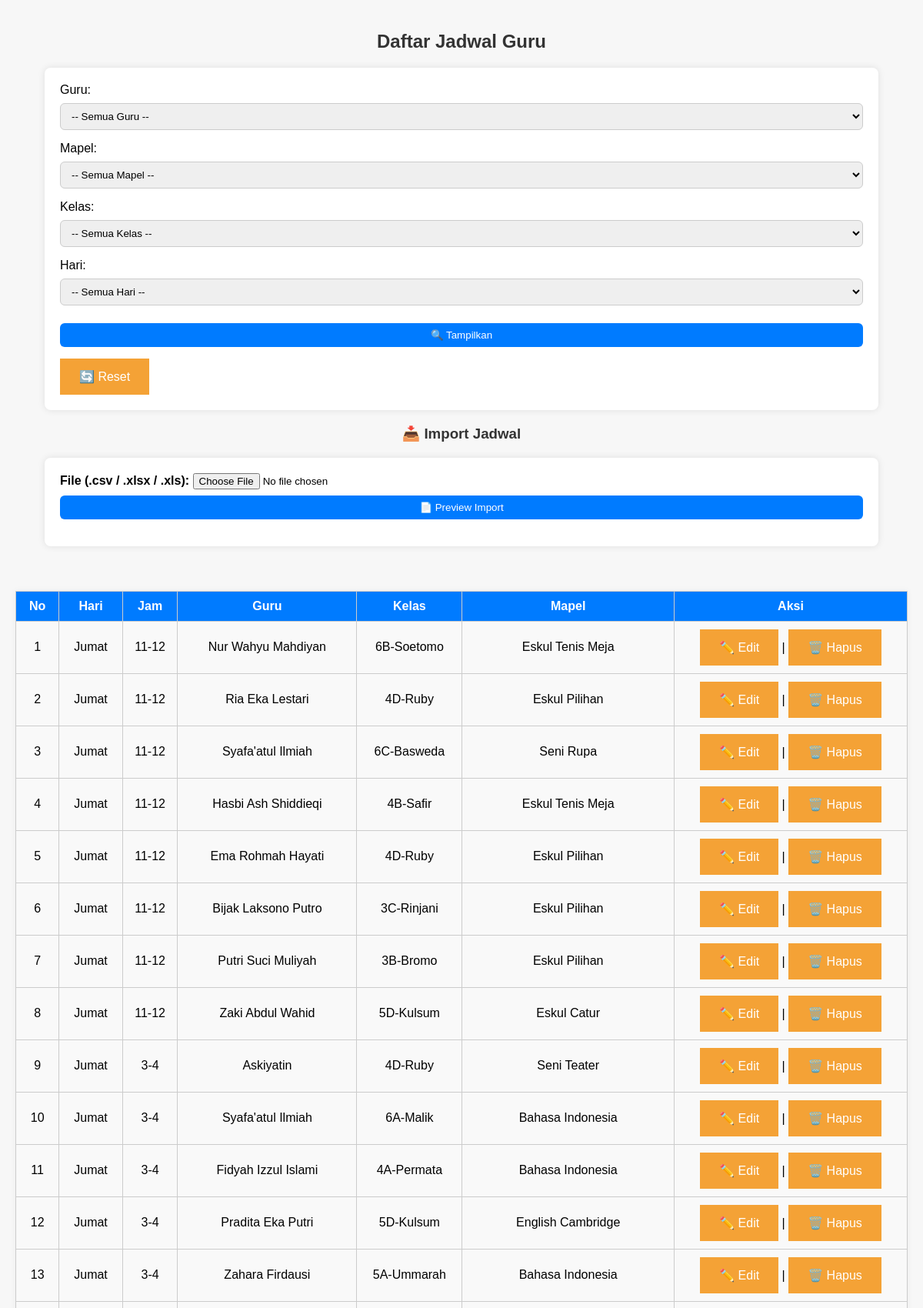
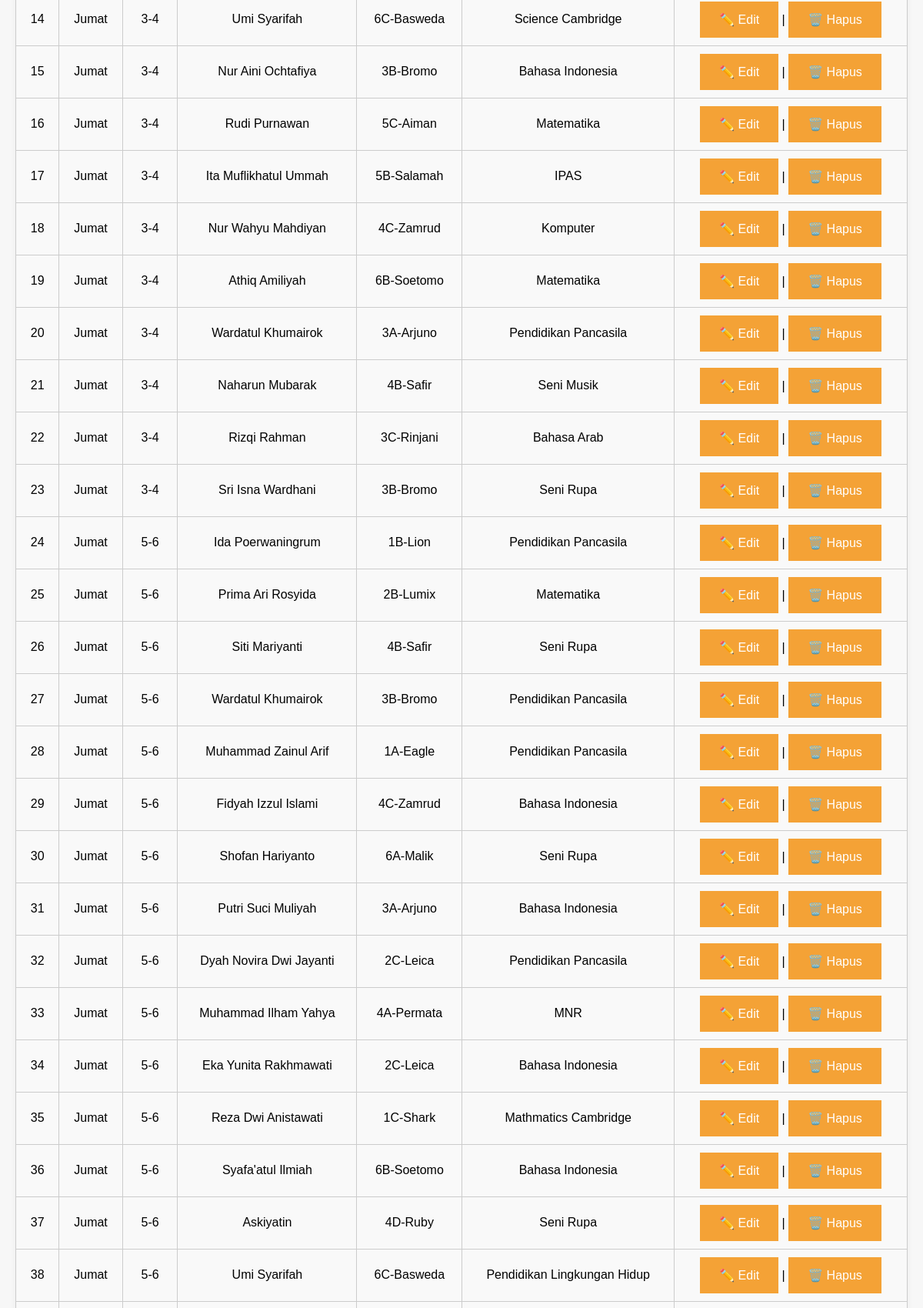
/list_jadwal2.php (upper part), run on the app's committed database (2 pictures, top to bottom).
### tables this page shows
CREATE TABLE `jadwal` (
  `id` int(11) NOT NULL,
  `guru_id` int(11) DEFAULT NULL,
  `kelas_id` int(11) DEFAULT NULL,
  `mapel_id` int(11) DEFAULT NULL,
  `hari` varchar(10) DEFAULT NULL,
  `jam_ke` varchar(10) DEFAULT NULL
);

CREATE TABLE `guru` (
  `id` int(11) NOT NULL,
  `nbm` int(11) NOT NULL,
  `nama` varchar(100) NOT NULL
);

CREATE TABLE `kelas` (
  `id` int(11) NOT NULL,
  `nama_kelas` varchar(10) NOT NULL
);

CREATE TABLE `mapel` (
  `id` int(11) NOT NULL,
  `nama_mapel` varchar(100) NOT NULL
);

### list_jadwal2.php (the view, shortened to what this page needs)
<?php
include 'config.php';
$where = [];
$where_sql = $where ? 'WHERE ' . implode(' AND ', $where) : '';
$q = mysqli_query($koneksi,"
    SELECT j.id, j.hari, j.jam_ke, g.nama AS nama_guru,
           k.nama_kelas, m.nama_mapel
    FROM jadwal j
    JOIN guru g ON j.guru_id = g.id
    JOIN kelas k ON j.kelas_id = k.id
    JOIN mapel m ON j.mapel_id = m.id
    $where_sql
    ORDER BY j.hari, j.jam_ke
");
?>
<!DOCTYPE html>
<html>
<head>
    <link rel="stylesheet" href="style.css">
</head>
<body>
<h2>Daftar Jadwal Guru</h2>
<form method="GET">
    Guru:
    <select name="guru_id">
        <option value="0">-- Semua Guru --</option>
    </select>
    Mapel:
    <select name="mapel_id">
        <option value="0">-- Semua Mapel --</option>
    </select>
    Kelas:
    <select name="kelas_id">
        <option value="0">-- Semua Kelas --</option>
    </select>
    Hari:
    <select name="hari">
        <option value="">-- Semua Hari --</option>
    </select>
    <button type="submit">🔍 Tampilkan</button>
    <a href="list_jadwal.php">🔄 Reset</a>
</form>
<h3>📥 Import Jadwal</h3>
<form action="preview_import2.php" method="POST" enctype="multipart/form-data">
    <label>File (.csv / .xlsx / .xls):</label>
    <input type="file" name="file" accept=".csv,.xlsx,.xls" required>
    <button type="submit" name="preview">📄 Preview Import</button>
</form>
<br>
<table border="1" cellpadding="5" cellspacing="0">
<tr>
    <th>No</th><th>Hari</th><th>Jam</th>
    <th>Guru</th><th>Kelas</th><th>Mapel</th><th>Aksi</th>
</tr>
<?php $no=1; while($row=mysqli_fetch_assoc($q)): ?>
<tr>
    <td><?= $no++ ?></td>
    <td><?= $row['hari'] ?></td>
    <td><?= $row['jam_ke'] ?></td>
    <td><?= $row['nama_guru'] ?></td>
    <td><?= $row['nama_kelas'] ?></td>
    <td><?= $row['nama_mapel'] ?></td>
    <td>
        <a href="edit_jadwal.php?id=<?= $row['id'] ?>">✏️ Edit</a> |
        <a href="hapus_jadwal.php?id=<?= $row['id'] ?>" onclick="return confirm('Yakin hapus?')">🗑️ Hapus</a>
    </td>
</tr>
<?php endwhile; ?>
</table>
</body>
</html>

### style.css (style rules this page uses)
body { font-family: Arial, sans-serif; background: #f7f7f7; margin: 0; padding: 20px; }
h2, h3 { text-align: center; color: #333; }
form { max-width: 90%; margin: 20px auto; padding: 20px; background: white; border-radius: 8px; box-shadow: 0 0 10px rgba(0,0,0,0.1); }
form label { font-weight: bold; }
form input[type="text"], form input[type="password"], form select, form button { width: 100%; padding: 8px 10px; margin-top: 8px; margin-bottom: 15px; border: 1px solid #ccc; border-radius: 6px; box-sizing: border-box; }
form button { background: #007bff; color: white; border: none; cursor: pointer; }
table { width: 100%; margin: 20px auto; border-collapse: collapse; background: white; box-shadow: 0 0 8px rgba(0,0,0,0.05); }
table, th, td { border: 1px solid #ccc; }
th, td { text-align: center; padding: 10px; }
th { background-color: #007bff; color: white; }
td { background-color: #f9f9f9; }
a { color: #007bff; text-decoration: none; }
a:link, a:visited { background-color: #f4a236; color: white; padding: 14px 25px; text-align: center; text-decoration: none; display: inline-block; }

### data on the page
jadwal: hari "Jumat", jam_ke "11-12", guru.nama "Nur Wahyu Mahdiyan", kelas.nama_kelas "6B-Soetomo", mapel.nama_mapel "Eskul Tenis Meja"
jadwal: hari "Jumat", jam_ke "11-12", guru.nama "Ria Eka Lestari", kelas.nama_kelas "4D-Ruby", mapel.nama_mapel "Eskul Pilihan"
jadwal: hari "Jumat", jam_ke "11-12", guru.nama "Syafa'atul Ilmiah", kelas.nama_kelas "6C-Basweda", mapel.nama_mapel "Seni Rupa"
jadwal: hari "Jumat", jam_ke "11-12", guru.nama "Hasbi Ash Shiddieqi", kelas.nama_kelas "4B-Safir", mapel.nama_mapel "Eskul Tenis Meja"
jadwal: hari "Jumat", jam_ke "11-12", guru.nama "Ema Rohmah Hayati", kelas.nama_kelas "4D-Ruby", mapel.nama_mapel "Eskul Pilihan"
jadwal: hari "Jumat", jam_ke "11-12", guru.nama "Bijak Laksono Putro", kelas.nama_kelas "3C-Rinjani", mapel.nama_mapel "Eskul Pilihan"
jadwal: hari "Jumat", jam_ke "11-12", guru.nama "Putri Suci Muliyah", kelas.nama_kelas "3B-Bromo", mapel.nama_mapel "Eskul Pilihan"
jadwal: hari "Jumat", jam_ke "11-12", guru.nama "Zaki Abdul Wahid", kelas.nama_kelas "5D-Kulsum", mapel.nama_mapel "Eskul Catur"
jadwal: hari "Jumat", jam_ke "3-4", guru.nama "Askiyatin", kelas.nama_kelas "4D-Ruby", mapel.nama_mapel "Seni Teater"
jadwal: hari "Jumat", jam_ke "3-4", guru.nama "Syafa'atul Ilmiah", kelas.nama_kelas "6A-Malik", mapel.nama_mapel "Bahasa Indonesia"
jadwal: hari "Jumat", jam_ke "3-4", guru.nama "Fidyah Izzul Islami", kelas.nama_kelas "4A-Permata", mapel.nama_mapel "Bahasa Indonesia"
jadwal: hari "Jumat", jam_ke "3-4", guru.nama "Pradita Eka Putri", kelas.nama_kelas "5D-Kulsum", mapel.nama_mapel "English Cambridge"
jadwal: hari "Jumat", jam_ke "3-4", guru.nama "Zahara Firdausi", kelas.nama_kelas "5A-Ummarah", mapel.nama_mapel "Bahasa Indonesia"
jadwal: hari "Jumat", jam_ke "3-4", guru.nama "Umi Syarifah", kelas.nama_kelas "6C-Basweda", mapel.nama_mapel "Science Cambridge"
jadwal: hari "Jumat", jam_ke "3-4", guru.nama "Nur Aini Ochtafiya", kelas.nama_kelas "3B-Bromo", mapel.nama_mapel "Bahasa Indonesia"
jadwal: hari "Jumat", jam_ke "3-4", guru.nama "Rudi Purnawan", kelas.nama_kelas "5C-Aiman", mapel.nama_mapel "Matematika"
jadwal: hari "Jumat", jam_ke "3-4", guru.nama "Ita Muflikhatul Ummah", kelas.nama_kelas "5B-Salamah", mapel.nama_mapel "IPAS"
jadwal: hari "Jumat", jam_ke "3-4", guru.nama "Nur Wahyu Mahdiyan", kelas.nama_kelas "4C-Zamrud", mapel.nama_mapel "Komputer"
jadwal: hari "Jumat", jam_ke "3-4", guru.nama "Athiq Amiliyah", kelas.nama_kelas "6B-Soetomo", mapel.nama_mapel "Matematika"
jadwal: hari "Jumat", jam_ke "3-4", guru.nama "Wardatul Khumairok", kelas.nama_kelas "3A-Arjuno", mapel.nama_mapel "Pendidikan Pancasila"
jadwal: hari "Jumat", jam_ke "3-4", guru.nama "Naharun Mubarak", kelas.nama_kelas "4B-Safir", mapel.nama_mapel "Seni Musik"
jadwal: hari "Jumat", jam_ke "3-4", guru.nama "Rizqi Rahman", kelas.nama_kelas "3C-Rinjani", mapel.nama_mapel "Bahasa Arab"
jadwal: hari "Jumat", jam_ke "3-4", guru.nama "Sri Isna Wardhani", kelas.nama_kelas "3B-Bromo", mapel.nama_mapel "Seni Rupa"
jadwal: hari "Jumat", jam_ke "5-6", guru.nama "Ida Poerwaningrum", kelas.nama_kelas "1B-Lion", mapel.nama_mapel "Pendidikan Pancasila"
jadwal: hari "Jumat", jam_ke "5-6", guru.nama "Prima Ari Rosyida", kelas.nama_kelas "2B-Lumix", mapel.nama_mapel "Matematika"
jadwal: hari "Jumat", jam_ke "5-6", guru.nama "Siti Mariyanti", kelas.nama_kelas "4B-Safir", mapel.nama_mapel "Seni Rupa"
jadwal: hari "Jumat", jam_ke "5-6", guru.nama "Wardatul Khumairok", kelas.nama_kelas "3B-Bromo", mapel.nama_mapel "Pendidikan Pancasila"
jadwal: hari "Jumat", jam_ke "5-6", guru.nama "Muhammad Zainul Arif", kelas.nama_kelas "1A-Eagle", mapel.nama_mapel "Pendidikan Pancasila"
jadwal: hari "Jumat", jam_ke "5-6", guru.nama "Fidyah Izzul Islami", kelas.nama_kelas "4C-Zamrud", mapel.nama_mapel "Bahasa Indonesia"
jadwal: hari "Jumat", jam_ke "5-6", guru.nama "Shofan Hariyanto", kelas.nama_kelas "6A-Malik", mapel.nama_mapel "Seni Rupa"
jadwal: hari "Jumat", jam_ke "5-6", guru.nama "Putri Suci Muliyah", kelas.nama_kelas "3A-Arjuno", mapel.nama_mapel "Bahasa Indonesia"
jadwal: hari "Jumat", jam_ke "5-6", guru.nama "Dyah Novira Dwi Jayanti", kelas.nama_kelas "2C-Leica", mapel.nama_mapel "Pendidikan Pancasila"
jadwal: hari "Jumat", jam_ke "5-6", guru.nama "Muhammad Ilham Yahya", kelas.nama_kelas "4A-Permata", mapel.nama_mapel "MNR"
jadwal: hari "Jumat", jam_ke "5-6", guru.nama "Eka Yunita Rakhmawati", kelas.nama_kelas "2C-Leica", mapel.nama_mapel "Bahasa Indonesia"
jadwal: hari "Jumat", jam_ke "5-6", guru.nama "Reza Dwi Anistawati", kelas.nama_kelas "1C-Shark", mapel.nama_mapel "Mathmatics Cambridge"
jadwal: hari "Jumat", jam_ke "5-6", guru.nama "Syafa'atul Ilmiah", kelas.nama_kelas "6B-Soetomo", mapel.nama_mapel "Bahasa Indonesia"
jadwal: hari "Jumat", jam_ke "5-6", guru.nama "Askiyatin", kelas.nama_kelas "4D-Ruby", mapel.nama_mapel "Seni Rupa"
jadwal: hari "Jumat", jam_ke "5-6", guru.nama "Umi Syarifah", kelas.nama_kelas "6C-Basweda", mapel.nama_mapel "Pendidikan Lingkungan Hidup"
